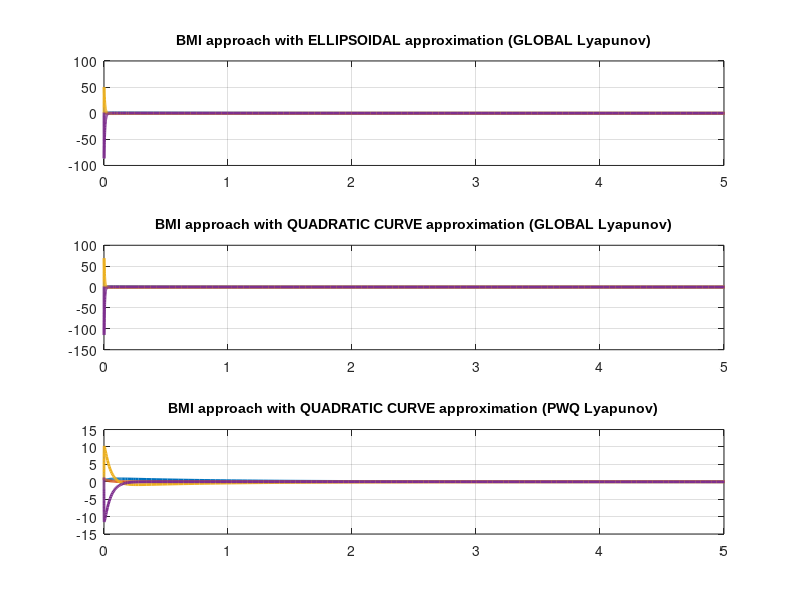
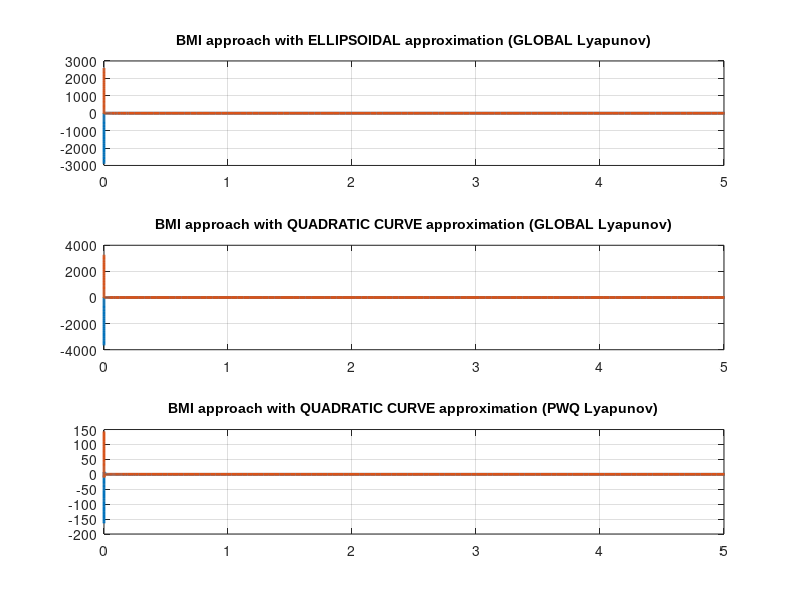
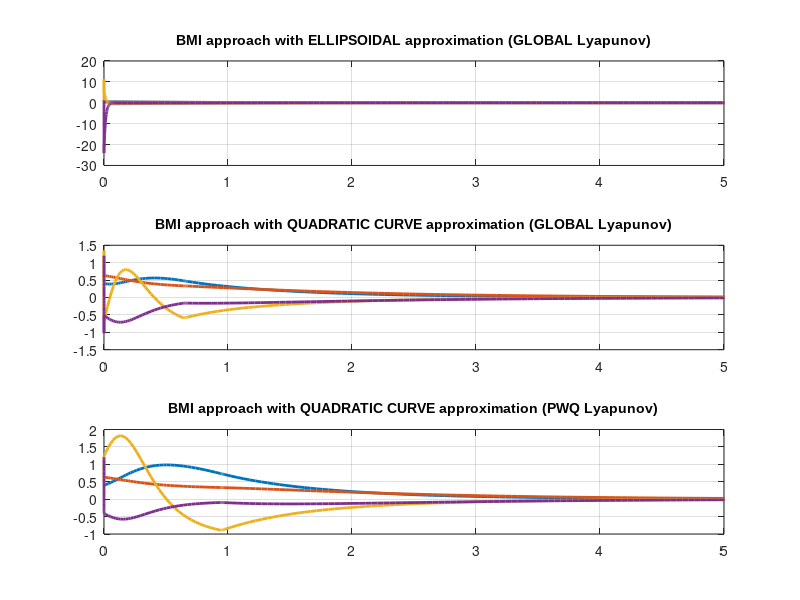
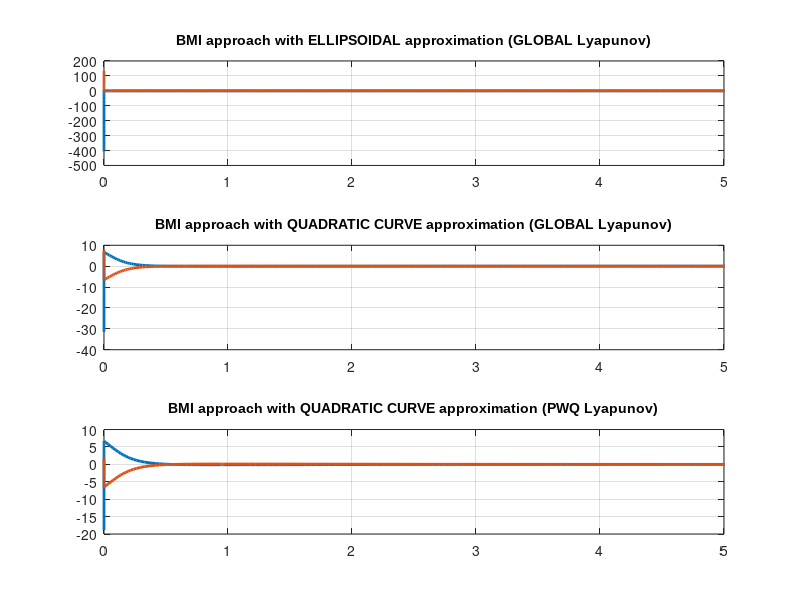

Recreate these plots in MATLAB, in order.
load DataSim
xmax=5;
FS=10;
LW=2;
%% NR=4
figure(1)
subplot(311);
plot(data4.states{1}(:,1), data4.states{1}(:,2:5),'LineWidth',LW);
grid on
xlim([0 xmax])
title('BMI approach with ELLIPSOIDAL approximation (GLOBAL Lyapunov)',...
    'FontSize',FS,...
    'FontName','Arial');
subplot(312);
plot(data4.states{2}(:,1), data4.states{2}(:,2:5),'LineWidth',LW);
grid on
xlim([0 xmax])
title('BMI approach with QUADRATIC CURVE approximation (GLOBAL Lyapunov)',...
    'FontSize',FS,...
    'FontName','Arial');
subplot(313);
plot(data4.states{3}(:,1), data4.states{3}(:,2:5),'LineWidth',LW);
grid on
xlim([0 xmax])
title('BMI approach with QUADRATIC CURVE approximation (PWQ Lyapunov)',...
    'FontSize',FS,...
    'FontName','Arial');

%%%%%%%%%%%%%%%%%%% Control %%%%%%%%%%%%%%%%%

figure(2)
subplot(311);
plot(data4.ctrl{1}(:,1), data4.ctrl{1}(:,2:3),'LineWidth',LW);
grid on
xlim([0 xmax])
title('BMI approach with ELLIPSOIDAL approximation (GLOBAL Lyapunov)',...
    'FontSize',FS,...
    'FontName','Arial');
subplot(312);
plot(data4.ctrl{2}(:,1), data4.ctrl{2}(:,2:3),'LineWidth',LW);
grid on
xlim([0 xmax])
title('BMI approach with QUADRATIC CURVE approximation (GLOBAL Lyapunov)',...
    'FontSize',FS,...
    'FontName','Arial');
subplot(313);
plot(data4.ctrl{3}(:,1), data4.ctrl{3}(:,2:3),'LineWidth',LW);
grid on
xlim([0 xmax])
title('BMI approach with QUADRATIC CURVE approximation (PWQ Lyapunov)',...
    'FontSize',FS,...
    'FontName','Arial');



%% NR=6

figure(3)
subplot(311);
plot(data6.states{1}(:,1), data6.states{1}(:,2:5),'LineWidth',LW);
grid on
xlim([0 xmax])
title('BMI approach with ELLIPSOIDAL approximation (GLOBAL Lyapunov)',...
    'FontSize',FS,...
    'FontName','Arial');
subplot(312);
plot(data6.states{2}(:,1), data6.states{2}(:,2:5),'LineWidth',LW);
grid on
xlim([0 xmax])
title('BMI approach with QUADRATIC CURVE approximation (GLOBAL Lyapunov)',...
    'FontSize',FS,...
    'FontName','Arial');
subplot(313);
plot(data6.states{3}(:,1), data6.states{3}(:,2:5),'LineWidth',LW);
grid on
xlim([0 xmax])
title('BMI approach with QUADRATIC CURVE approximation (PWQ Lyapunov)',...
    'FontSize',FS,...
    'FontName','Arial');

%%%%%%%%%%%%%%%%%%% Control %%%%%%%%%%%%%%%%%

figure(4)
subplot(311);
plot(data6.ctrl{1}(:,1), data6.ctrl{1}(:,2:3),'LineWidth',LW);
grid on
xlim([0 xmax])
title('BMI approach with ELLIPSOIDAL approximation (GLOBAL Lyapunov)',...
    'FontSize',FS,...
    'FontName','Arial');
subplot(312);
plot(data6.ctrl{2}(:,1), data6.ctrl{2}(:,2:3),'LineWidth',LW);
grid on
xlim([0 xmax])
title('BMI approach with QUADRATIC CURVE approximation (GLOBAL Lyapunov)',...
    'FontSize',FS,...
    'FontName','Arial');
subplot(313);
plot(data6.ctrl{3}(:,1), data6.ctrl{3}(:,2:3),'LineWidth',LW);
grid on
xlim([0 xmax])
title('BMI approach with QUADRATIC CURVE approximation (PWQ Lyapunov)',...
    'FontSize',FS,...
    'FontName','Arial');
